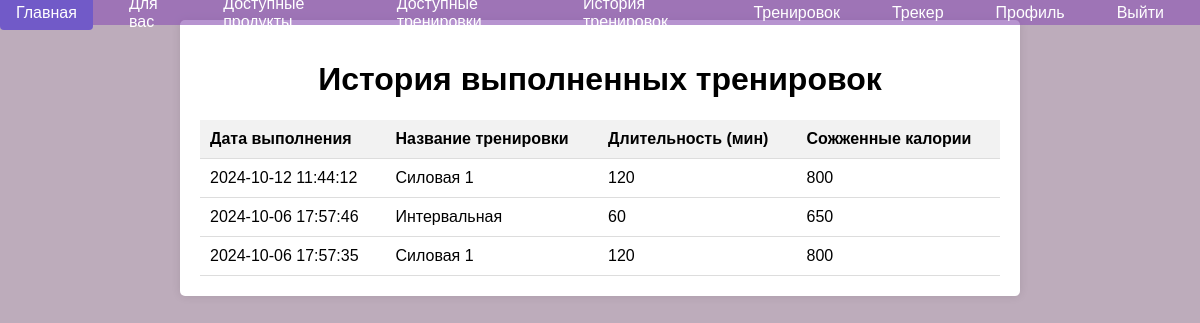
The app's page /workout_history.php (signed in), older data.
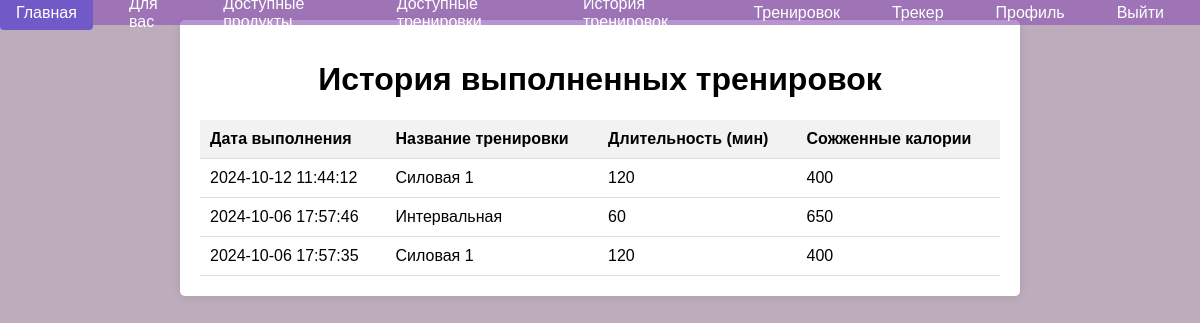
The same page, newer data.
### tables this page shows
CREATE TABLE `training_executions` (
  `id` int(11) NOT NULL AUTO_INCREMENT,
  `execution_date` datetime DEFAULT current_timestamp(),
  `training_id` int(11) DEFAULT NULL,
  `user_id` int(11) DEFAULT NULL,
  PRIMARY KEY (`id`),
  KEY `training_id` (`training_id`),
  KEY `user_id` (`user_id`),
  CONSTRAINT `training_executions_ibfk_1` FOREIGN KEY (`training_id`) REFERENCES `training_programs` (`id`) ON DELETE SET NULL,
  CONSTRAINT `training_executions_ibfk_2` FOREIGN KEY (`user_id`) REFERENCES `users` (`id`) ON DELETE CASCADE
);

CREATE TABLE `training_programs` (
  `id` int(11) NOT NULL AUTO_INCREMENT,
  `name` varchar(255) DEFAULT NULL,
  `description` text DEFAULT NULL,
  `duration` int(11) DEFAULT NULL,
  `calories_burned` int(11) DEFAULT NULL,
  `training_name` varchar(255) DEFAULT NULL,
  `training_type_id` int(11) DEFAULT NULL,
  `created_by` int(11) DEFAULT NULL,
  `created_at` timestamp NOT NULL DEFAULT current_timestamp(),
  `status` enum('pending','approved','rejected') DEFAULT 'pending',
  PRIMARY KEY (`id`),
  KEY `training_type_id` (`training_type_id`),
  KEY `created_by` (`created_by`),
  CONSTRAINT `training_programs_ibfk_1` FOREIGN KEY (`training_type_id`) REFERENCES `training_types` (`id`) ON DELETE SET NULL,
  CONSTRAINT `training_programs_ibfk_2` FOREIGN KEY (`created_by`) REFERENCES `users` (`id`) ON DELETE CASCADE
);

### workout_history.php (the view, shortened to what this page needs)
<?php
require 'db.php';
include 'navbar.php';
$user_id = $_SESSION['user_id'];
$stmt = $conn->prepare("
    SELECT te.execution_date, tp.name, tp.description, tp.duration, tp.calories_burned
    FROM training_executions te
    JOIN training_programs tp ON te.training_id = tp.id
    WHERE te.user_id = ?
    ORDER BY te.execution_date DESC
");
$stmt->bind_param("i", $user_id);
$stmt->execute();
$history_result = $stmt->get_result();
$workout_history = $history_result->fetch_all(MYSQLI_ASSOC);
?>
<!DOCTYPE html>
<html lang="ru">
<head>
</head>
<body>
<div class="container">
    <h1>История выполненных тренировок</h1>
    <table>
        <tr>
            <th>Дата выполнения</th>
            <th>Название тренировки</th>
            <th>Длительность (мин)</th>
            <th>Сожженные калории</th>
        </tr>
        <?php if (count($workout_history) > 0): ?>
            <?php foreach ($workout_history as $workout): ?>
                <tr>
                    <td><?php echo htmlspecialchars($workout['execution_date']); ?></td>
                    <td><?php echo htmlspecialchars($workout['name']); ?></td>
                    <td><?php echo htmlspecialchars($workout['duration']); ?></td>
                    <td><?php echo htmlspecialchars($workout['calories_burned']); ?></td>
                </tr>
            <?php endforeach; ?>
        <?php else: ?>
            <tr>
                <td colspan="5">История тренировок пуста.</td>
            </tr>
        <?php endif; ?>
    </table>
</div>
</body>
</html>

### navbar.php (shortened to what this page needs)
<?php
require 'db.php';
$user_id = isset($_SESSION['user_id']) ? $_SESSION['user_id'] : null;
$is_admin = false;
$is_trainer = false;
if ($user_id) {
    $stmt = $conn->prepare("
        SELECT r.role_name
        FROM users u
        JOIN roles r ON u.role_id = r.id
        WHERE u.id = ?
    ");
    $stmt->bind_param("i", $user_id);
    $stmt->execute();
    $result = $stmt->get_result();
    $user = $result->fetch_assoc();
    $is_admin = ($user['role_name'] === 'admin');
    $is_trainer = ($user['role_name'] === 'trainer');
}
?>
<nav>
    <ul>
        <li><a href="main.php">Главная</a></li>
        <?php if ($user_id): ?>
            <?php if ($is_admin): ?>
                <li><a href="food_catalog.php">Каталог продуктов</a></li>
                <li><a href="add_food.php">Добавить продукт</a></li>
                <li><a href="delete_user.php">Удалить пользователя</a></li>
                <li><a href="pending.php">Рассмотрение тренировок</a></li>
                <li><a href="training_rating_weights.php">Веса </a></li>
                <li><a href="logout.php">Выйти</a></li>
            <?php else: ?>
                <li><a href="recommendation.php">Для вас</a></li>
                <li><a href="food_tracker.php">Доступные продукты</a></li>
                <li><a href="train_choose.php">Доступные тренировки</a></li>
                <li><a href="workout_history.php">История тренировок</a></li>
                <li><a href="my_training_requests.php">Тренировок</a></li>
                <li><a href="calories_tracker.php">Трекер</a></li>
                <li><a href="profile.php">Профиль</a></li>
                <li><a href="logout.php">Выйти</a></li>
            <?php endif; ?>
        <?php else: ?>
            <li><a href="login.php">Войти</a></li>
        <?php endif; ?>
    </ul>
</nav>

### navbar.php (style rules this page uses)
nav { background-color: rgba(139, 83, 179, 0.62); height: 25px; width: 100%; position: fixed; top: 0; left: 0; display: flex; align-items: center; justify-content: center; z-index: 1000; }
body { margin: 0; padding-top: 50px; }
nav ul { list-style-type: none; margin: 0; padding: 0; display: flex; justify-content: center; align-items: center; width: 100%; }
nav ul li { margin-right: 20px; }
nav ul li a { color: white; text-decoration: none; font-size: 16px; padding: 8px 16px; display: block; transition: background-color 0.3s; }

### workout_history.php (style rules this page uses)
body { font-family: Arial, sans-serif; background-color: #bdacbb; margin: 0; padding: 0; }
.container { width: 80%; max-width: 800px; margin: 20px auto; padding: 20px; background-color: #fff; border-radius: 5px; box-shadow: 0 0 10px rgba(0, 0, 0, 0.1); }
h1 { text-align: center; }
table { width: 100%; border-collapse: collapse; margin-top: 20px; }
th, td { padding: 10px; text-align: left; border-bottom: 1px solid #ddd; }
th { background-color: #f2f2f2; }

Row changes from the older to the newer data that the page shows:
changed through a linked row, training_executions (number 1 of 3 on the later page): training.calories_burned "800" → "400"
changed through a linked row, training_executions (number 3 of 3 on the later page): training.calories_burned "800" → "400"
